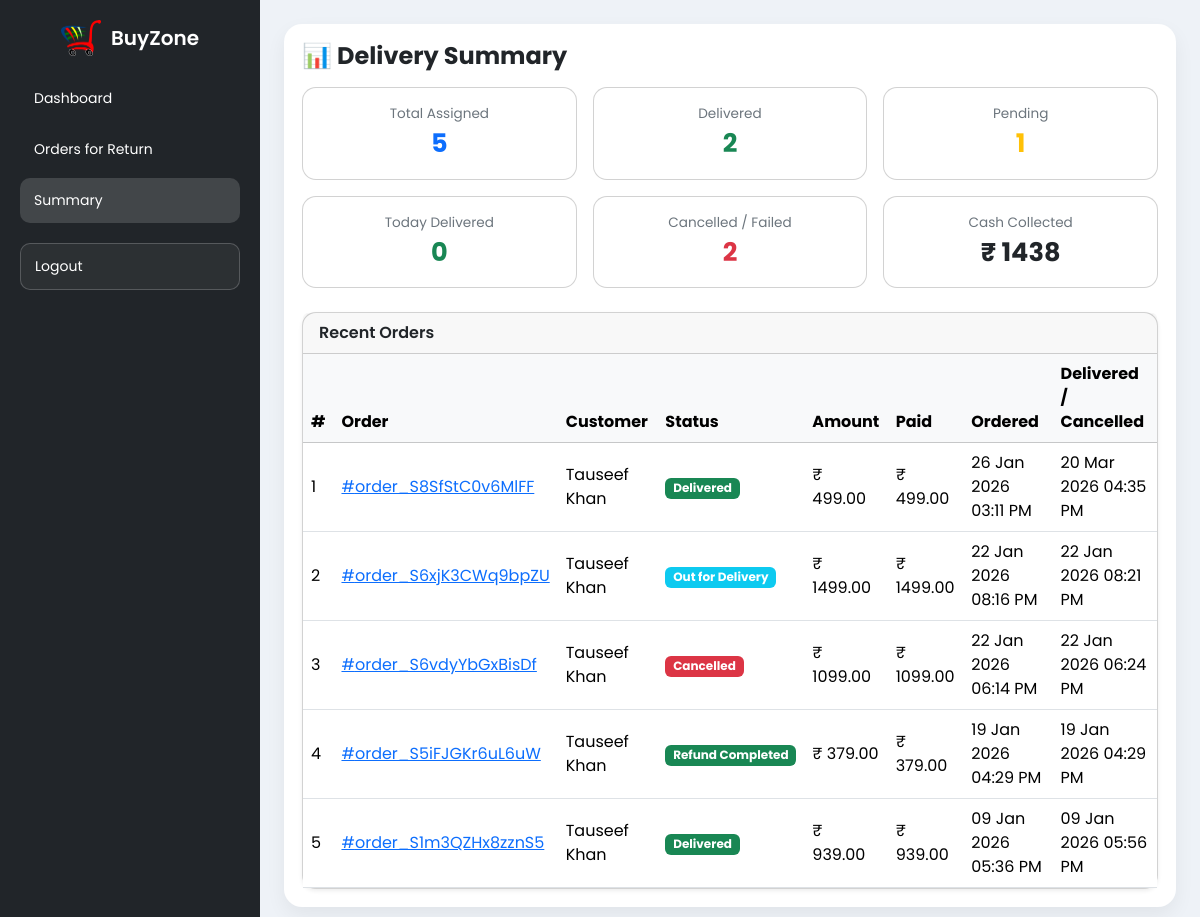
/delivery/stats/ (signed in), run on the app's committed database.
### buyzoneapp/models.py (models this page shows, shortened)
class Orders(models.Model):
    items_json = models.JSONField()
    name = models.CharField(max_length=90)
    email = models.EmailField()
    amount = models.DecimalField(max_digits=10, decimal_places=2)
    address1 = models.CharField(max_length=255)
    address2 = models.CharField(max_length=255, blank=True)
    city = models.CharField(max_length=100)
    state = models.CharField(max_length=100)
    zip_code = models.CharField(max_length=10)
    phone = models.CharField(max_length=15)
    oid = models.CharField(max_length=100, blank=True, null=True)
    paymentstatus = models.CharField(max_length=30, default="Pending")
    amountpaid = models.DecimalField(max_digits=10, decimal_places=2, default=0)
    BookDate = models.DateTimeField(default=timezone.now)
    payment_id = models.CharField(max_length=255, null=True, blank=True)  # razorpay_payment_id
    refund_id = models.CharField(max_length=255, null=True, blank=True)
    is_refunded = models.BooleanField(default=False)
    delivered_at = models.DateTimeField(null=True, blank=True)
    is_returned = models.BooleanField(default=False)
    assigned_to = models.ForeignKey(
        settings.AUTH_USER_MODEL,
        on_delete=models.SET_NULL,
        null=True,
        blank=True,
        related_name='delivery_orders'
    )
    class Meta:
        verbose_name = "Order"
        verbose_name_plural = "Orders"

class OrderUpdate(models.Model):
    order = models.ForeignKey(
        Orders,
        related_name="updates",
        on_delete=models.CASCADE
    )
    update_desc = models.TextField()
    delivered = models.BooleanField(default=False)
    update_date = models.DateTimeField(auto_now_add=True)
    class Meta:
        verbose_name = "Order Update"
        verbose_name_plural = "Order Updates"

### delivery/views.py (the view)
# urls.py: path("stats/", views.delivery_stats, name="delivery_stats"),
@login_required
@delivery_required
def delivery_stats(request):
    user = request.user
    today = localdate()
    total_assigned = Orders.objects.filter(
        assigned_to=user
    ).count()
    delivered_count = Orders.objects.filter(
        assigned_to=user,
        deliveryotp__verified=True
    ).count()
    pending_count = Orders.objects.filter(
        assigned_to=user
    ).exclude(
        paymentstatus="Cancelled"
    ).filter(
        Q(deliveryotp__verified=False) | Q(deliveryotp__isnull=True)
    ).distinct().count()
    today_delivered = Orders.objects.filter(
        assigned_to=user,
        deliveryotp__verified=True,
        deliveryotp__created_at__date=today
    ).count()
    cancelled_count = Orders.objects.filter(
        assigned_to=user,
        paymentstatus="Cancelled"
    ).count()
    cash_collected = Orders.objects.filter(
        assigned_to=user,
        deliveryotp__verified=True
    ).aggregate(total=Sum("amountpaid"))["total"] or 0
    recent_orders = Orders.objects.filter(
        assigned_to=user,
        paymentstatus__in=["Pending", "Paid", "Cancelled"]
    ).order_by("-id")[:10]
    context = {
        "total_assigned": total_assigned,
        "delivered_count": delivered_count,
        "pending_count": pending_count,
        "today_delivered": today_delivered,
        "cancelled_count": cancelled_count,
        "cash_collected": cash_collected,
        "recent_orders": recent_orders,
    }
    return render(request, "delivery/stats.html", context)

### delivery/views.py (called while the page is built)
def delivery_required(view_func):
    return user_passes_test(
        lambda user: user.is_authenticated and user.groups.filter(name='DeliveryBoy').exists()
    )(view_func)

### templates/delivery/stats.html (shortened to what this page needs)
{% extends "delivery/base.html" %}
{% block main %}
<div class="d-flex justify-content-between align-items-center mb-3">
  <h4 class="fw-bold mb-0">📊 Delivery Summary</h4>
</div>
<div class="row g-3">
  <div class="col-6 col-lg-4">
    <div class="card stat-card text-center">
      <div class="stat-title">Total Assigned</div>
      <div class="stat-value text-primary">{{ total_assigned }}</div>
    </div>
  </div>
  <div class="col-6 col-lg-4">
    <div class="card stat-card text-center">
      <div class="stat-title">Delivered</div>
      <div class="stat-value text-success">{{ delivered_count }}</div>
    </div>
  </div>
  <div class="col-6 col-lg-4">
    <div class="card stat-card text-center">
      <div class="stat-title">Pending</div>
      <div class="stat-value text-warning">{{ pending_count }}</div>
    </div>
  </div>
  <div class="col-6 col-lg-4">
    <div class="card stat-card text-center">
      <div class="stat-title">Today Delivered</div>
      <div class="stat-value text-success">{{ today_delivered }}</div>
    </div>
  </div>
  <div class="col-6 col-lg-4">
    <div class="card stat-card text-center">
      <div class="stat-title">Cancelled / Failed</div>
      <div class="stat-value text-danger">{{ cancelled_count }}</div>
    </div>
  </div>
  <div class="col-6 col-lg-4">
    <div class="card stat-card text-center">
      <div class="stat-title">Cash Collected</div>
      <div class="stat-value text-dark">₹ {{ cash_collected }}</div>
    </div>
  </div>
</div>
<div class="card shadow-sm mt-4">
  <div class="card-header fw-semibold">
    Recent Orders
  </div>
  <div class="table-responsive d-none d-lg-block">
    <table class="table align-middle mb-0">
      <thead class="table-light">
        <tr>
          <th>#</th>
          <th>Order</th>
          <th>Customer</th>
          <th>Status</th>
          <th>Amount</th>
          <th>Paid</th>
          <th>Ordered</th>
          <th>Delivered / Cancelled</th>
        </tr>
      </thead>
      <tbody>
        {% for order in recent_orders %}
        <tr>
          <td>{{ forloop.counter }}</td>
          <td>
            <a href="{% url 'orderDetails' order.oid %}">
              #{{ order.oid }}
            </a>
          </td>
          <td>{{ order.name }}</td>
          <td>
            {% with latest=order.updates.last %}
              {% if order.is_refunded %}
                <span class="badge bg-success">Refund Completed</span>
              {% elif order.paymentstatus == "Return Completed" %}
                <span class="badge bg-dark">Return Completed</span>
              {% elif latest and latest.delivered %}
                <span class="badge bg-success">Delivered</span>
              {% elif order.is_returned %}
                <span class="badge bg-secondary">Return Requested</span>
              {% elif order.paymentstatus == "Cancelled" %}
                <span class="badge bg-danger">Cancelled</span>
              {% elif order.assigned_to %}
                <span class="badge bg-info">Out for Delivery</span>
              {% elif order.paymentstatus == "Pending" %}
                <span class="badge bg-warning text-dark">Pending</span>
              {% endif %}
            {% endwith %}
          </td>
          <td>₹ {{ order.amount }}</td>
          <td>₹ {{ order.amountpaid }}</td>
          <td>{{ order.BookDate|date:"d M Y h:i A" }}</td>
          <td>
            {% if order.updates.last %}
              {{ order.updates.last.update_date|date:"d M Y h:i A" }}
            {% else %}
              N/A
            {% endif %}
          </td>
        </tr>
        {% empty %}
        <tr>
          <td colspan="8" class="text-center text-muted py-3">
            No recent orders
          </td>
        </tr>
        {% endfor %}
      </tbody>
    </table>
  </div>
</div>
{% endblock %}

### templates/delivery/base.html (style rules this page uses)
body { margin: 0; font-family: "Poppins", sans-serif; background: #eef2f7; overflow-x: hidden; }

### templates/delivery/stats.html (style rules this page uses)
.stat-card { padding: 16px; border-radius: 14px; text-align: center; }
.stat-title { font-size: 0.85rem; color: #6c757d; }
.stat-value { font-size: 1.6rem; font-weight: 700; }
.card { border-radius: 14px; }

### data on the page
Orders: oid "order_S8SfStC0v6MlFF", name "Tauseef Khan", is_refunded "Delivered", amount "499.00", amountpaid "499.00", BookDate "26 Jan 2026 03:11 PM", updates.last.update_date "20 Mar 2026 04:35 PM"
Orders: oid "order_S6xjK3CWq9bpZU", name "Tauseef Khan", is_refunded "Out for Delivery", amount "1499.00", amountpaid "1499.00", BookDate "22 Jan 2026 08:16 PM", updates.last.update_date "22 Jan 2026 08:21 PM"
Orders: oid "order_S6vdyYbGxBisDf", name "Tauseef Khan", is_refunded "Cancelled", amount "1099.00", amountpaid "1099.00", BookDate "22 Jan 2026 06:14 PM", updates.last.update_date "22 Jan 2026 06:24 PM"
Orders: oid "order_S5iFJGKr6uL6uW", name "Tauseef Khan", is_refunded "Refund Completed", amount "379.00", amountpaid "379.00", BookDate "19 Jan 2026 04:29 PM", updates.last.update_date "19 Jan 2026 04:29 PM"
Orders: oid "order_S1m3QZHx8zznS5", name "Tauseef Khan", is_refunded "Delivered", amount "939.00", amountpaid "939.00", BookDate "09 Jan 2026 05:36 PM", updates.last.update_date "09 Jan 2026 05:56 PM"

### other printed values
{{ total_assigned }} "5"
{{ delivered_count }} "2"
{{ pending_count }} "1"
{{ today_delivered }} "0"
{{ cancelled_count }} "2"
{{ cash_collected }} "1438"
